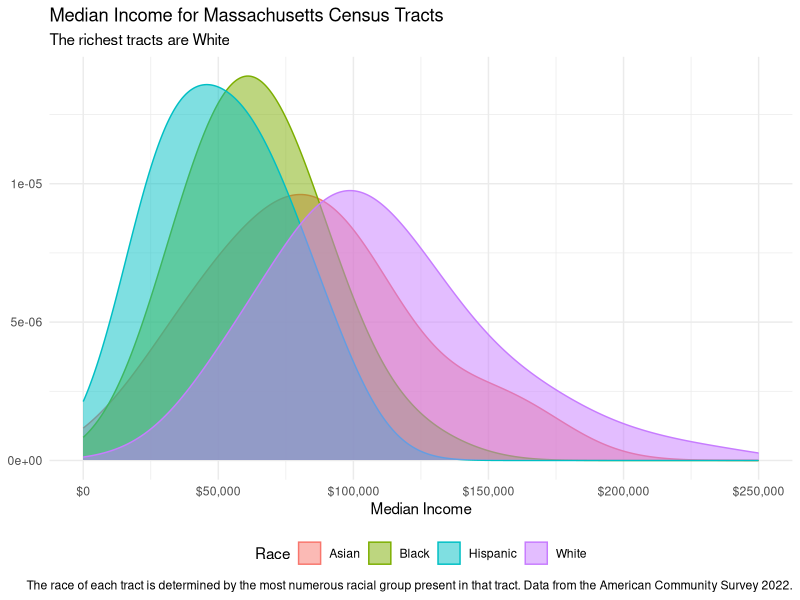

R code for this plot:
## ---- chunk 1
#| message: false

library(tidyverse)
## ---- chunk 2
x <- read_csv("mass-tracts.csv", show_col_types = FALSE)
## ---- chunk 3
x |>
  ggplot(aes(x = med_income, color = race, fill = race)) +
  geom_density(alpha = 0.5, adjust = 2) +
  scale_x_continuous(limits = c(0, 250000), labels = scales::dollar) +
  labs(
    title = "Median Income for Massachusetts Census Tracts",
    subtitle = "The richest tracts are White",
    x = "Median Income",
    y = NULL,
    color = "Race",
    fill = "Race",
    caption = "The race of each tract is determined by the most numerous racial group present in that tract. Data from the American Community Survey 2022."
  ) +
  theme_minimal() +
  theme(legend.position = "bottom")

